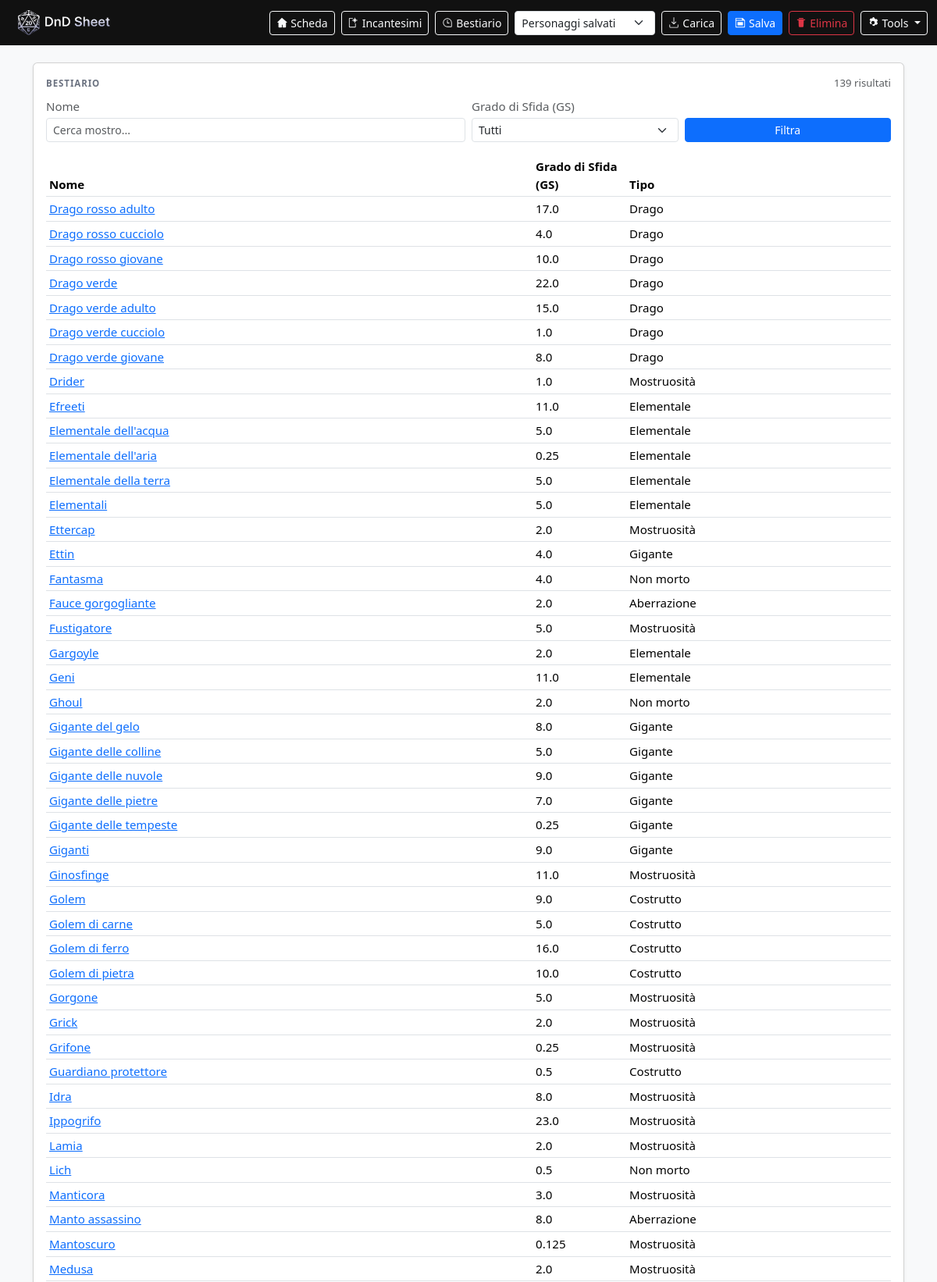
The app's page /bestiary?q=&cr=&page=2 (upper part) with its own data.
### tables this page shows
CREATE TABLE monsters (
            id INTEGER PRIMARY KEY AUTOINCREMENT,

            slug TEXT NOT NULL UNIQUE,
            name_it TEXT NOT NULL,
            cr REAL NOT NULL,                  -- GS (Challenge Rating)
            size TEXT NOT NULL,                -- es: "Piccola", "Media"...
            type TEXT NOT NULL,                -- es: "Umanoide", "Bestia"...
            alignment TEXT,                    -- testo libero

            ac INTEGER,                        -- opzionale
            hp INTEGER,                        -- opzionale
            speed_text TEXT,                   -- testo libero (es: "9 m, volare 18 m")

            senses_text TEXT,
            languages_text TEXT,

            -- Campi “semi-strutturati” in JSON (azioni/abilità ecc.)
            stats_json TEXT,                   -- For/Des/Con/Int/Sag/Car
            traits_json TEXT,
            actions_json TEXT,
            reactions_json TEXT,
            legendary_actions_json TEXT,

            description TEXT,                  -- parafrasi/riassunto (opzionale)
            source TEXT,

            created_at TEXT NOT NULL DEFAULT (datetime('now')),
            updated_at TEXT NOT NULL DEFAULT (datetime('now'))
        );

### app.py (the view, shortened to what this page needs)
    @app.get("/bestiary")
    def bestiary():
        pg = get_pg()
        characters = list_characters()
        q = (request.args.get("q") or "").strip()
        cr = (request.args.get("cr") or "").strip()
        page_raw = (request.args.get("page") or "1").strip()
        page = clamp_int(page_raw, 1, 1, None)
        page_size = 50
        with connect() as conn:
            ensure_schema(conn)
            table_name, cols = _resolve_bestiary_table(conn)
            name_col = "name_it" if "name_it" in cols else ("name" if "name" in cols else None)
            cr_col = "cr" if "cr" in cols else ("challenge_rating" if "challenge_rating" in cols else None)
            type_col = "type" if "type" in cols else None
            select_cols = ["id", name_col]
            if cr_col:
                select_cols.append(cr_col)
            if type_col:
                select_cols.append(type_col)
            where_parts: list[str] = []
            params: list[Any] = []
            if q:
                where_parts.append(f"{name_col} LIKE ?")
                params.append(f"%{q}%")
            if cr and cr_col:
                where_parts.append(f"{cr_col} = ?")
                params.append(cr)
            where_sql = f" WHERE {' AND '.join(where_parts)}" if where_parts else ""
            count_row = conn.execute(
                f"SELECT COUNT(*) AS c FROM {table_name}{where_sql}",
                tuple(params),
            ).fetchone()
            total = int((count_row["c"] if isinstance(count_row, sqlite3.Row) else count_row[0]) or 0)
            offset = (page - 1) * page_size
            rows = conn.execute(
                f"SELECT {', '.join(select_cols)} FROM {table_name}{where_sql} "
                f"ORDER BY {name_col} ASC LIMIT ? OFFSET ?",
                tuple(params + [page_size, offset]),
            ).fetchall()
            monsters = [_row_to_dict(r) for r in rows]
            cr_options: list[str] = []
            if cr_col:
                cr_rows = conn.execute(f"SELECT DISTINCT {cr_col} AS cr_value FROM {table_name}").fetchall()
                cr_values = [
                    str((r["cr_value"] if isinstance(r, sqlite3.Row) else r[0]) or "").strip()
                    for r in cr_rows
                ]
                cr_options = sorted(
                    [v for v in cr_values if v],
                    key=lambda v: (_parse_cr_sort_value(v), v),
                )
        has_prev = page > 1
        has_next = (page * page_size) < total
        return render_template(
            "bestiary.html",
            pg=pg,
            characters=characters,
            monsters=monsters,
            q=q,
            cr=cr,
            page=page,
            has_prev=has_prev,
            has_next=has_next,
            total=total,
            table_found=True,
            cr_options=cr_options,
            name_col=name_col,
            cr_col=cr_col,
            type_col=type_col,
        )

### app.py (called while the page is built, shortened)
def new_pg() -> dict:
    return json.loads(json.dumps(DEFAULT_PG, ensure_ascii=False))

def clamp_int(v: Any, default: int, min_v: int | None = None, max_v: int | None = None) -> int:
    try:
        x = int(v)
    except Exception:
        x = default
    if min_v is not None:
        x = max(min_v, x)
    if max_v is not None:
        x = min(max_v, x)
    return x

def normalize_choice(v: Any, options: list[str], default: str) -> str:
    return v if isinstance(v, str) and v in options else default

def _clean_text(v: Any, max_len: int = 60) -> str:
    return str(v or "").strip()[:max_len]

def _normalize_attack_entry(raw: Any) -> dict[str, str]:
    base = {"weapon_id": "", "custom_name": "", "custom_dice": "", "custom_kind": "melee", "damage_type": ""}
    if isinstance(raw, dict):
        base.update({k: _clean_text(raw.get(k), 60) for k in base.keys()})
    if base["weapon_id"] not in WEAPONS and base["weapon_id"] != "custom":
        base["weapon_id"] = ""
    if base["custom_kind"] not in ("melee", "ranged"):
        base["custom_kind"] = "melee"
    return base

def ensure_lineage_state(pg: dict) -> None:
    if not str(pg.get("lineage", "")).startswith("Mezzelfo"):
        pg["lineage_extra_stats"] = [None, None]
        return

def get_pg() -> dict:
    pg = session.get("pg")
    return normalize_pg(pg)

def _class_code_from_name_it(name_it: str | None) -> str | None:
    if not name_it:
        return None
    try:
        with connect() as conn:
            ensure_schema(conn)
            row = conn.execute(
                "SELECT code FROM classes WHERE name_it = ?",
                ((name_it or "").strip(),),
            ).fetchone()
            if row and row[0]:
                return str(row[0])
    except Exception:
        return None
    return None

def _table_columns(conn: sqlite3.Connection, table_name: str) -> set[str]:
    rows = conn.execute(f"PRAGMA table_info({table_name})").fetchall()
    out: set[str] = set()
    for row in rows:
        try:
            name = row["name"] if isinstance(row, sqlite3.Row) else row[1]
        except Exception:
            name = None
        if name:
            out.add(str(name))
    return out

def _row_to_dict(row: Any) -> dict:
    if row is None:
        return {}
    if isinstance(row, sqlite3.Row):
        return dict(row)

def _empty_spell_slots_dict() -> dict[str, int]:
    return {str(i): 0 for i in range(1, 10)}

### templates/bestiary.html (shortened to what this page needs)
{% extends "base.html" %}
{% block content %}
<div class="row g-3">
  <div class="col-12">
    <div class="card shadow-sm">
      <div class="card-body">
        <div class="d-flex justify-content-between align-items-center mb-2">
          <div class="label mb-0">Bestiario</div>
          <div class="small text-muted">{{ total }} risultati</div>
        </div>
        {% if not table_found %}
          <div class="alert alert-warning mb-0">
            Tabella bestiario non trovata (attese: <code>monsters</code>, <code>bestiary</code>, <code>creatures</code>).
          </div>
        {% else %}
          <form method="get" action="{{ url_for('bestiary') }}" class="row g-2 align-items-end mb-3">
            <div class="col-12 col-md-6">
              <label class="text-muted mb-1">Nome</label>
              <input class="form-control form-control-sm" type="text" name="q" value="{{ q }}" placeholder="Cerca mostro...">
            </div>
            <div class="col-12 col-md-3">
              <label class="text-muted mb-1">Grado di Sfida (GS)</label>
              <select class="form-select form-select-sm" name="cr" {% if not cr_col %}disabled{% endif %}>
                <option value="">Tutti</option>
              </select>
            </div>
            <div class="col-12 col-md-3">
              <div class="d-grid">
                <button class="btn btn-sm btn-primary" type="submit">Filtra</button>
              </div>
            </div>
          </form>
          {% if monsters %}
            <div class="table-responsive">
              <table class="table table-sm align-middle mb-0">
                <thead>
                  <tr>
                    <th>Nome</th>
                    <th style="width: 120px;">Grado di Sfida (GS)</th>
                    <th>Tipo</th>
                  </tr>
                </thead>
                <tbody>
                  {% for m in monsters %}
                    <tr>
                      <td>
                        <a href="{{ url_for('bestiary_detail', monster_id=m.id) }}">{{ m.get(name_col) }}</a>
                      </td>
                      <td class="mono">{{ m.get(cr_col) if cr_col else "-" }}</td>
                      <td>{{ m.get(type_col) if type_col else "-" }}</td>
                    </tr>
                  {% endfor %}
                </tbody>
              </table>
            </div>
          {% else %}
            <div class="text-muted small">Nessun mostro trovato.</div>
          {% endif %}
        {% endif %}
      </div>
    </div>
  </div>
</div>
{% endblock %}

### static/css/app.css (style rules this page uses)
:root { --app-font: system-ui, -apple-system, "Segoe UI", Roboto, "Helvetica Neue", Arial, "Noto Sans", sans-serif; --bs-body-font-family: var(--app-font); --bs-font-sans-serif: var(--app-font); }
html, body { font-family: var(--app-font) !important; }
body { font-size: 0.94rem; padding-top: 64px; }
.navbar, .card, .dropdown-menu, .btn, .form-control, .form-select, .input-group-text, table, .table, .list-group, .badge { font-family: var(--app-font) !important; }
.mono { font-family: inherit !important; font-variant-numeric: tabular-nums; }
.label { font-size: 0.72rem; text-transform: uppercase; letter-spacing: 0.08em; color: #6b7280; font-weight: 700; }

### records on screen
monsters: get "Drago rosso adulto", cr "17.0", type "Drago"
monsters: get "Drago rosso cucciolo", cr "4.0", type "Drago"
monsters: get "Drago rosso giovane", cr "10.0", type "Drago"
monsters: get "Drago verde", cr "22.0", type "Drago"
monsters: get "Drago verde adulto", cr "15.0", type "Drago"
monsters: get "Drago verde cucciolo", cr "1.0", type "Drago"
monsters: get "Drago verde giovane", cr "8.0", type "Drago"
monsters: get "Drider", cr "1.0", type "Mostruosità"
monsters: get "Efreeti", cr "11.0", type "Elementale"
monsters: get "Elementale dell'acqua", cr "5.0", type "Elementale"
monsters: get "Elementale dell'aria", cr "0.25", type "Elementale"
monsters: get "Elementale della terra", cr "5.0", type "Elementale"
monsters: get "Elementali", cr "5.0", type "Elementale"
monsters: get "Ettercap", cr "2.0", type "Mostruosità"
monsters: get "Ettin", cr "4.0", type "Gigante"
monsters: get "Fantasma", cr "4.0", type "Non morto"
monsters: get "Fauce gorgogliante", cr "2.0", type "Aberrazione"
monsters: get "Fustigatore", cr "5.0", type "Mostruosità"
monsters: get "Gargoyle", cr "2.0", type "Elementale"
monsters: get "Geni", cr "11.0", type "Elementale"
monsters: get "Ghoul", cr "2.0", type "Non morto"
monsters: get "Gigante del gelo", cr "8.0", type "Gigante"
monsters: get "Gigante delle colline", cr "5.0", type "Gigante"
monsters: get "Gigante delle nuvole", cr "9.0", type "Gigante"
monsters: get "Gigante delle pietre", cr "7.0", type "Gigante"
monsters: get "Gigante delle tempeste", cr "0.25", type "Gigante"
monsters: get "Giganti", cr "9.0", type "Gigante"
monsters: get "Ginosfinge", cr "11.0", type "Mostruosità"
monsters: get "Golem", cr "9.0", type "Costrutto"
monsters: get "Golem di carne", cr "5.0", type "Costrutto"
monsters: get "Golem di ferro", cr "16.0", type "Costrutto"
monsters: get "Golem di pietra", cr "10.0", type "Costrutto"
monsters: get "Gorgone", cr "5.0", type "Mostruosità"
monsters: get "Grick", cr "2.0", type "Mostruosità"
monsters: get "Grifone", cr "0.25", type "Mostruosità"
monsters: get "Guardiano protettore", cr "0.5", type "Costrutto"
monsters: get "Idra", cr "8.0", type "Mostruosità"
monsters: get "Ippogrifo", cr "23.0", type "Mostruosità"
monsters: get "Lamia", cr "2.0", type "Mostruosità"
monsters: get "Lich", cr "0.5", type "Non morto"
monsters: get "Manticora", cr "3.0", type "Mostruosità"
monsters: get "Manto assassino", cr "8.0", type "Aberrazione"
monsters: get "Mantoscuro", cr "0.125", type "Mostruosità"
monsters: get "Medusa", cr "2.0", type "Mostruosità"

### other values on screen
{{ total }} "139"
